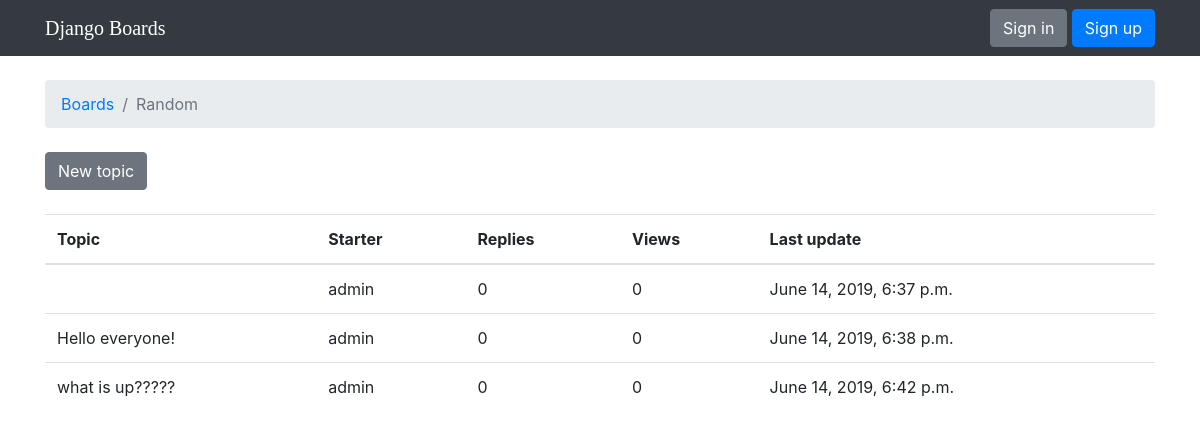
/boards/3/, run on the app's committed database.
### boards/models.py (models this page shows, shortened)
class Board(models.Model):
    name = models.CharField(max_length=30, unique=True)
    description = models.CharField(max_length=100)

class Topic(models.Model):
    subject = models.CharField(max_length=255)
    last_updated = models.DateTimeField(auto_now_add=True)
    board = models.ForeignKey(
        Board, on_delete=models.PROTECT, related_name='topics')
    starter = models.ForeignKey(
        User, on_delete=models.PROTECT, related_name='topics')

### boards/views.py (the view)
# urls.py: path('boards/<int:pk>/', views.board_topics, name='board_topics'),
def board_topics(request, pk):
    board = get_object_or_404(Board, pk=pk)
    return render(request, 'topics.html', {'board': board})

### templates/topics.html (shortened to what this page needs)
{% extends 'base.html' %}
{% block breadcrumb %}
<li class="breadcrumb-item"><a href="/">Boards</a></li>
<li class="breadcrumb-item active">{{ board.name }}</li>
{% endblock %}
{% block content %}
<div class="mb-4">
    <a class="btn btn-secondary" href="/boards/{{board.pk}}/new">New topic</a>
</div>
<table class="table">
    <thead>
        <tr>
            <th>Topic</th>
            <th>Starter</th>
            <th>Replies</th>
            <th>Views</th>
            <th>Last update</th>
        </tr>
    </thead>
    <tbody>
        {% for topic in board.topics.all %}
        <tr>
            <td>{{ topic.subject }}</td>
            <td>{{ topic.starter.username }}</td>
            <td>0</td>
            <td>0</td>
            <td>{{ topic.last_updated }}</td>
        </tr>
        {% endfor %}
    </tbody>
</table>
{% endblock %}

### data on the page
Board: name "Random"
Topic: starter.username "admin", last_updated "June 14, 2019, 6:37 p.m."
Topic: subject "Hello everyone!", starter.username "admin", last_updated "June 14, 2019, 6:38 p.m."
Topic: subject "what is up?????", starter.username "admin", last_updated "June 14, 2019, 6:42 p.m."
